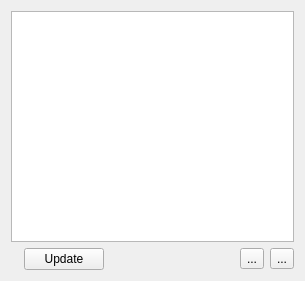
<?xml version="1.0" encoding="UTF-8"?>
<ui version="4.0">
 <class>RepositoryManager</class>
 <widget class="QWidget" name="RepositoryManager">
  <property name="geometry">
   <rect>
    <x>0</x>
    <y>0</y>
    <width>305</width>
    <height>281</height>
   </rect>
  </property>
  <property name="windowTitle">
   <string>Form</string>
  </property>
  <layout class="QVBoxLayout" name="verticalLayout">
   <item>
    <widget class="QListWidget" name="list"/>
   </item>
   <item>
    <layout class="QHBoxLayout" name="horizontalLayout">
     <item>
      <widget class="QLabel" name="loadingLabel">
       <property name="text">
        <string/>
       </property>
      </widget>
     </item>
     <item>
      <widget class="QPushButton" name="updateButton">
       <property name="text">
        <string>Update</string>
       </property>
      </widget>
     </item>
     <item>
      <spacer name="horizontalSpacer">
       <property name="orientation">
        <enum>Qt::Horizontal</enum>
       </property>
       <property name="sizeHint" stdset="0">
        <size>
         <width>40</width>
         <height>20</height>
        </size>
       </property>
      </spacer>
     </item>
     <item>
      <widget class="QToolButton" name="addButton">
       <property name="text">
        <string>...</string>
       </property>
      </widget>
     </item>
     <item>
      <widget class="QToolButton" name="deleteButton">
       <property name="text">
        <string>...</string>
       </property>
      </widget>
     </item>
    </layout>
   </item>
  </layout>
 </widget>
 <resources/>
 <connections/>
</ui>
